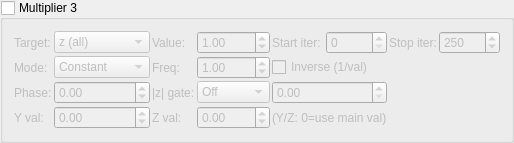
   <widget class="MyGroupBox" name="groupCheck_transf_multiplier_enabled_3_false">
    <property name="title"><string>Multiplier 3</string></property>
    <property name="checkable"><bool>true</bool></property>
    <property name="checked"><bool>false</bool></property>
    <layout class="QGridLayout" name="gridLayout_mult3">
     <property name="spacing"><number>2</number></property>
     <item row="0" column="0">
      <widget class="QLabel"><property name="text"><string>Target:</string></property></widget>
     </item>
     <item row="0" column="1">
      <widget class="MyComboBox" name="comboBox_transf_multiplier_mode_3">
       <item><property name="text"><string notr="true">z (all)</string></property></item>
       <item><property name="text"><string notr="true">z.x</string></property></item>
       <item><property name="text"><string notr="true">z.y</string></property></item>
       <item><property name="text"><string notr="true">z.z</string></property></item>
       <item><property name="text"><string notr="true">DE</string></property></item>
       <item><property name="text"><string notr="true">color</string></property></item>
        <item><property name="text"><string notr="true">z.w</string></property></item>
        <item><property name="text"><string notr="true">z.xy</string></property></item>
        <item><property name="text"><string notr="true">z.xz</string></property></item>
        <item><property name="text"><string notr="true">z.yz</string></property></item>
        <item><property name="text"><string notr="true">color accum</string></property></item>
      </widget>
     </item>
     <item row="0" column="2">
      <widget class="QLabel"><property name="text"><string>Value:</string></property></widget>
     </item>
     <item row="0" column="3">
      <widget class="MyDoubleSpinBox" name="spinbox_transf_multiplier_scale_3">
       <property name="minimum"><double>-100.0</double></property><property name="maximum"><double>100.0</double></property>
       <property name="singleStep"><double>0.01</double></property><property name="value"><double>1.0</double></property>
      </widget>
     </item>
     <item row="0" column="4">
      <widget class="QLabel"><property name="text"><string>Start iter:</string></property></widget>
     </item>
     <item row="0" column="5">
      <widget class="MySpinBox" name="spinboxInt_transf_multiplier_start_iter_3">
       <property name="minimum"><number>0</number></property><property name="maximum"><number>10000</number></property>
       <property name="value"><number>0</number></property>
      </widget>
     </item>
     <item row="0" column="6">
      <widget class="QLabel"><property name="text"><string>Stop iter:</string></property></widget>
     </item>
     <item row="0" column="7">
      <widget class="MySpinBox" name="spinboxInt_transf_multiplier_stop_iter_3">
       <property name="minimum"><number>0</number></property><property name="maximum"><number>10000</number></property>
       <property name="value"><number>250</number></property>
      </widget>
     </item>
      <item row="1" column="0">
       <widget class="QLabel"><property name="text"><string>Mode:</string></property></widget>
      </item>
      <item row="1" column="1">
       <widget class="MyComboBox" name="comboBox_transf_multiplier_value_mode_3">
        <item><property name="text"><string notr="true">Constant</string></property></item>
        <item><property name="text"><string notr="true">Sine</string></property></item>
        <item><property name="text"><string notr="true">Ramp</string></property></item>
        <item><property name="text"><string notr="true">Exponential</string></property></item>
        <item><property name="text"><string notr="true">Triangle</string></property></item>
        <item><property name="text"><string notr="true">Square</string></property></item>
        <item><property name="text"><string notr="true">Smoothstep</string></property></item>
        <item><property name="text"><string notr="true">Noise</string></property></item>
        <item><property name="text"><string notr="true">Ping-pong</string></property></item>
        <item><property name="text"><string notr="true">Stepped</string></property></item>
       </widget>
      </item>
      <item row="1" column="2">
       <widget class="QLabel"><property name="text"><string>Freq:</string></property></widget>
      </item>
      <item row="1" column="3">
       <widget class="MyDoubleSpinBox" name="spinbox_transf_multiplier_frequency_3">
        <property name="minimum"><double>0.01</double></property><property name="maximum"><double>100.0</double></property>
        <property name="singleStep"><double>0.1</double></property><property name="value"><double>1.0</double></property>
       </widget>
      </item>
      <item row="1" column="4" colspan="2">
       <widget class="MyCheckBox" name="checkBox_transf_multiplier_inverse_3">
        <property name="text"><string>Inverse (1/val)</string></property>
       </widget>
      </item>
      <item row="2" column="0">
       <widget class="QLabel"><property name="text"><string>Phase:</string></property></widget>
      </item>
      <item row="2" column="1">
       <widget class="MyDoubleSpinBox" name="spinbox_transf_multiplier_phase_3">
        <property name="minimum"><double>-10.0</double></property><property name="maximum"><double>10.0</double></property>
        <property name="singleStep"><double>0.1</double></property><property name="value"><double>0.0</double></property>
       </widget>
      </item>
      <item row="2" column="2">
       <widget class="QLabel"><property name="text"><string>|z| gate:</string></property></widget>
      </item>
      <item row="2" column="3">
       <widget class="MyComboBox" name="comboBox_transf_multiplier_threshold_mode_3">
        <item><property name="text"><string notr="true">Off</string></property></item>
        <item><property name="text"><string notr="true">&gt; thresh</string></property></item>
        <item><property name="text"><string notr="true">&lt; thresh</string></property></item>
       </widget>
      </item>
      <item row="2" column="4" colspan="2">
       <widget class="MyDoubleSpinBox" name="spinbox_transf_multiplier_threshold_3">
        <property name="minimum"><double>0.0</double></property><property name="maximum"><double>1000.0</double></property>
        <property name="singleStep"><double>0.1</double></property><property name="value"><double>0.0</double></property>
       </widget>
      </item>
      <item row="3" column="0">
       <widget class="QLabel"><property name="text"><string>Y val:</string></property></widget>
      </item>
      <item row="3" column="1">
       <widget class="MyDoubleSpinBox" name="spinbox_transf_multiplier_scale_y_3">
        <property name="minimum"><double>-100.0</double></property><property name="maximum"><double>100.0</double></property>
        <property name="singleStep"><double>0.01</double></property><property name="value"><double>0.0</double></property>
       </widget>
      </item>
      <item row="3" column="2">
       <widget class="QLabel"><property name="text"><string>Z val:</string></property></widget>
      </item>
      <item row="3" column="3">
       <widget class="MyDoubleSpinBox" name="spinbox_transf_multiplier_scale_z_3">
        <property name="minimum"><double>-100.0</double></property><property name="maximum"><double>100.0</double></property>
        <property name="singleStep"><double>0.01</double></property><property name="value"><double>0.0</double></property>
       </widget>
      </item>
      <item row="3" column="4" colspan="2">
       <widget class="QLabel"><property name="text"><string notr="true">(Y/Z: 0=use main val)</string></property></widget>
      </item>
    </layout>
   </widget>
